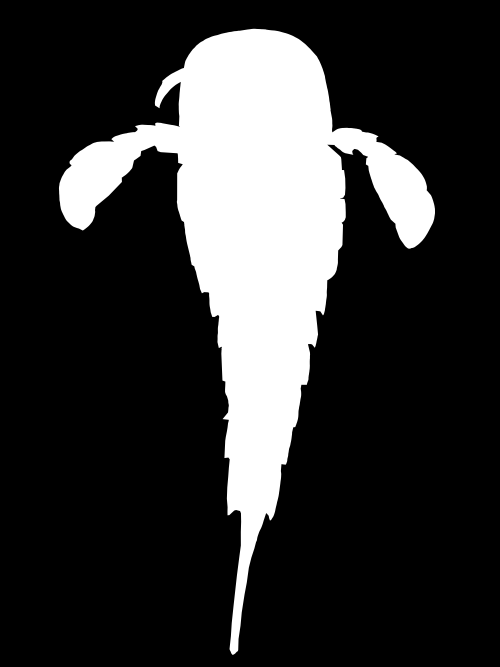
#> input picture masks/image3_mask.png, 500 x 667 px
$ python compare_iou.py
#> lines starting #> are read from the running program, lines starting #| are printed output that depends on the picture; after the words box and inside, x2 and y2 are one past the last pixel; in counts of white or black regions, pixels touching at a corner belong together
import cv2
import numpy as np
import os

def iou(mask_a, mask_b):
    """Обидві маски — grayscale numpy arrays."""
    a = (mask_a > 127).astype(np.uint8)
    b = (mask_b > 127).astype(np.uint8)
    intersection = np.logical_and(a, b).sum()
    union = np.logical_or(a, b).sum()
    return float(intersection) / float(union) if union > 0 else 0.0

def load_and_binarize(path, target_shape=None):
#> called with path = 'masks/image3_mask.png'
    img = cv2.imread(path, cv2.IMREAD_GRAYSCALE)
#> img is the input picture: shape (667, 500); min 0, max 255, mean 52.3
    if img is None:
        raise FileNotFoundError(f"Не знайдено: {path}")
    if target_shape is not None:
        img = cv2.resize(img, (target_shape[1], target_shape[0]))
    _, img = cv2.threshold(img, 127, 255, cv2.THRESH_BINARY)
#> img: shape (667, 500); 20.5% white; 1 white region, box (x1, y1, x2, y2) and area: (59, 29, 435, 655) 68340
    return img

GT_PATH = "masks/image3_mask.png"
gt = load_and_binarize(GT_PATH)
H, W = gt.shape
#> H = 667; W = 500

print(f"Еталон завантажено: {GT_PATH}  ({W}x{H})\n")
#| Еталон завантажено: masks/image3_mask.png  (500x667)
print(f"{'Метод':<35} {'IoU':>6}")
print("-" * 43)

results = {}

OVERLAP_PATH = "overlap_result.png"
if os.path.exists(OVERLAP_PATH):
    overlap = cv2.imread(OVERLAP_PATH)
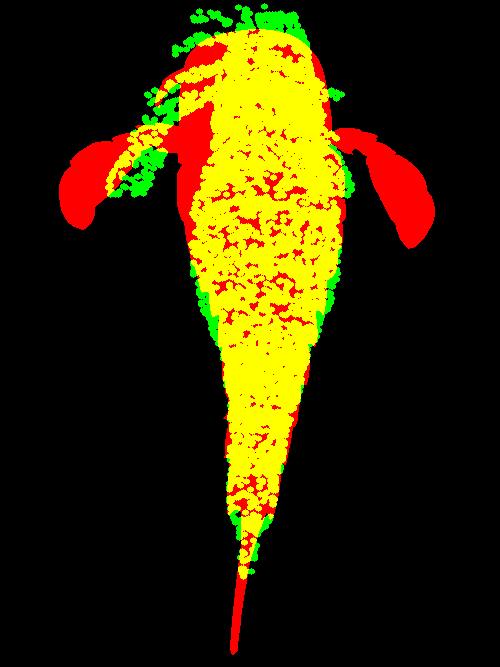
#> input picture overlap_result.png, 500 x 667 px
#> overlap is the input picture: shape (667, 500, 3); mean B, G, R 0, 40.8, 52.3
    # overlap = [0=zeros, 1=final_mask(green), 2=gt_mask(red)]
    model_mask = overlap[:, :, 1]
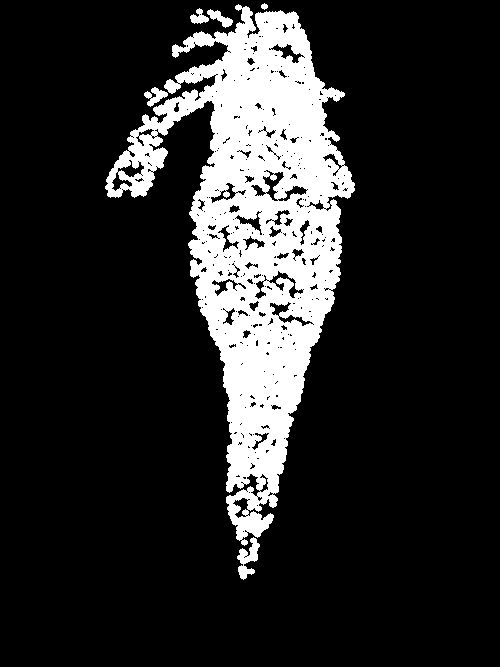
#> model_mask: shape (667, 500); 16% white; 6 white regions, box (x1, y1, x2, y2) and area: (105, 4, 355, 546) 52305, (237, 537, 260, 580) 459, (144, 87, 168, 107) 229, (207, 9, 233, 28) 209, (190, 8, 209, 24) 165, (261, 3, 268, 10) 33
    model_mask = cv2.resize(model_mask, (W, H))
    score = iou(gt, model_mask)
#> in iou, `intersection = np.logical_and(a, b).sum()`: intersection = 47310
#> in iou, `union = np.logical_or(a, b).sum()`: union = 74430
#> score = 0.636
    results["combine.py (Nelder-Mead)"] = score
    print(f"{'combine.py (Nelder-Mead)':<35} {score:>6.4f}")
#| combine.py (Nelder-Mead)            0.6356
else:
    print(f"{'combine.py (Nelder-Mead)':<35} {'ВІДСУТНІЙ overlap_result.png':>6}")

REMBG_PATH = "masks_code/image3_rembg_mask.png"
if os.path.exists(REMBG_PATH):
    rembg_mask = load_and_binarize(REMBG_PATH, target_shape=(H, W))
#> call 2 of load_and_binarize, with path = 'masks_code/image3_rembg_mask.png', target_shape = (667, 500)
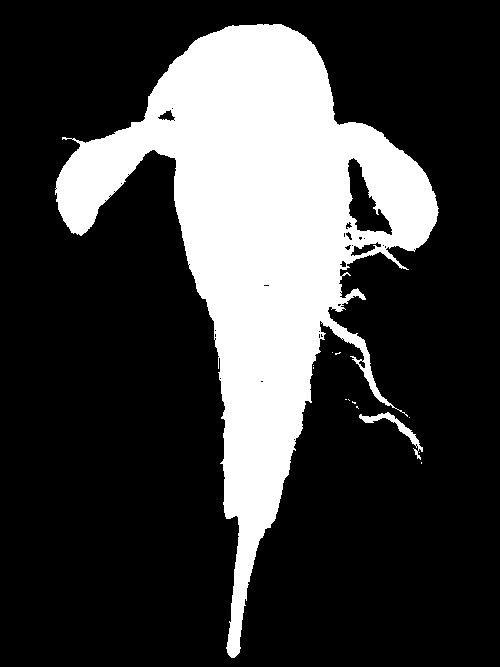
#> input picture masks_code/image3_rembg_mask.png, 500 x 667 px
#> in load_and_binarize (call 2), `img = cv2.imread(path, cv2.IMREAD_GRAYSCALE)`: img: shape (667, 500); 24.2% white; 13 white regions (11 under 20 px), largest, box (x1, y1, x2, y2) and area: (55, 24, 439, 658) 80141, (359, 412, 423, 460) 482
    score = iou(gt, rembg_mask)
#> score = 0.847
    results["test_rembg.py (rembg AI)"] = score
    print(f"{'test_rembg.py (rembg AI)':<35} {score:>6.4f}")
#| test_rembg.py (rembg AI)            0.8471
else:
    print(f"{'test_rembg.py (rembg AI)':<35} {'ВІДСУТНІЙ masks_code/image3_rembg_mask.png':>6}")

CV_OTSU_PATH = "masks_code/fossil_otsu.png"
CV_SIMPLE_PATH = "masks_code/fossil_simple.png"
CV_ADAPTIVE_PATH = "masks_code/fossil_adaptive.png"

if not os.path.exists(CV_OTSU_PATH):
    print("\n[!] CV маски не знайдено — генерую зараз...")
    image = cv2.imread('images/image3.jpg')
    gray = cv2.cvtColor(image, cv2.COLOR_BGR2GRAY)
    blurred = cv2.GaussianBlur(gray, (7, 7), 0)
    _, thresh_simple = cv2.threshold(blurred, 130, 255, cv2.THRESH_BINARY_INV)
    _, thresh_otsu = cv2.threshold(blurred, 0, 255, cv2.THRESH_BINARY_INV + cv2.THRESH_OTSU)
    thresh_adaptive = cv2.adaptiveThreshold(blurred, 255, cv2.ADAPTIVE_THRESH_GAUSSIAN_C,
                                             cv2.THRESH_BINARY_INV, 15, 5)
    os.makedirs("masks_code", exist_ok=True)
    cv2.imwrite(CV_SIMPLE_PATH, thresh_simple)
    cv2.imwrite(CV_OTSU_PATH, thresh_otsu)
    cv2.imwrite(CV_ADAPTIVE_PATH, thresh_adaptive)
    print("    CV маски збережено.")

for label, path in [
    ("test_cv.py (Otsu threshold)", CV_OTSU_PATH),
    ("test_cv.py (Simple threshold)", CV_SIMPLE_PATH),
    ("test_cv.py (Adaptive threshold)", CV_ADAPTIVE_PATH),
]:
    if os.path.exists(path):
        m = load_and_binarize(path, target_shape=(H, W))
#> call 3 of load_and_binarize, with path = 'masks_code/fossil_otsu.png', target_shape = (667, 500)
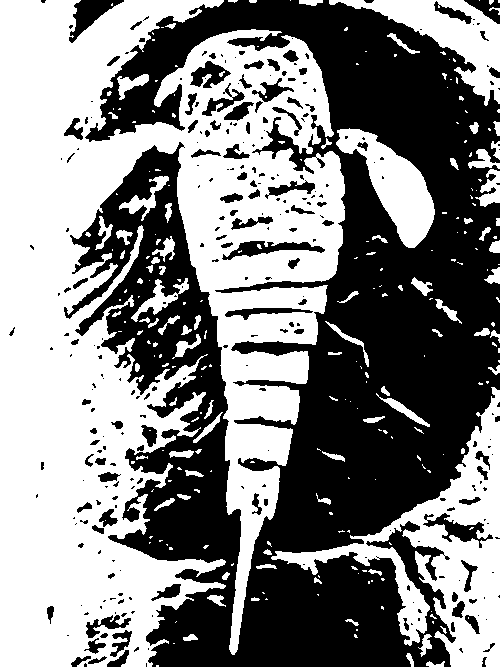
#> input picture masks_code/fossil_otsu.png, 500 x 667 px
#> in load_and_binarize (call 3), `img = cv2.imread(path, cv2.IMREAD_GRAYSCALE)`: img: shape (667, 500); 51.4% white; 286 black regions (186 under 20 px), largest, box (x1, y1, x2, y2) and area: (64, 0, 500, 667) 148430, (69, 0, 124, 43) 921, (222, 241, 325, 260) 816
        score = iou(gt, m)
#> score = 0.312
        results[label] = score
        print(f"{label:<35} {score:>6.4f}")
#| test_cv.py (Otsu threshold)         0.3115

PYTORCH3D_PATH = "masks_code/pytorch3d_best.png"
if os.path.exists(PYTORCH3D_PATH):
    p3d_mask = load_and_binarize(PYTORCH3D_PATH, target_shape=(H, W))
    score = iou(gt, p3d_mask)
    results["render_silhouette.py (PyTorch3D)"] = score
    print(f"{'render_silhouette.py (PyTorch3D)':<35} {score:>6.4f}")
else:
    print(f"\n[!] render_silhouette.py (PyTorch3D): маска не знайдена.")
    print(f"    Збери найкращу проекцію з render_silhouette.py і збережи як:")
    print(f"    masks_code/pytorch3d_best.png")
    print(f"    Потім запусти цей скрипт ще раз.")

if results:
    print("\n" + "=" * 43)
    best = max(results, key=results.get)
#> best = 'test_rembg.py (rembg AI)'
    print(f"Найкращий метод: {best}")
#| Найкращий метод: test_rembg.py (rembg AI)
    print(f"IoU:             {results[best]:.4f}")
#| IoU:             0.8471
    print("=" * 43)
